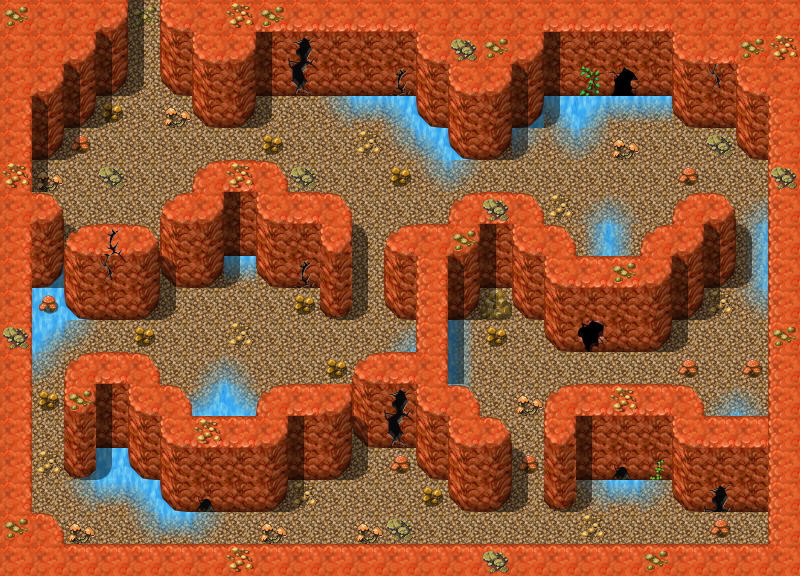

This is a level from a 2D game, rendered from its Tiled map with the project's own tilesets. A one-line summary and the map file follow, with tile-layer data summarised:
An orthogonal 25x18 tile map with 32x32 px tiles, 3 tile layers (Ground, Objects, Above), 3 hidden layers not drawn, 40 tilesets and 25 objects (22x spawn, 2x mapchange, replace).

<map version="1.0" orientation="orthogonal" width="25" height="18" tilewidth="32" tileheight="32">
 <tileset firstgid="1" name="map_bed_1" tilewidth="32" tileheight="32">
  <image source="../drawable/map_bed_1.png" width="512" height="256" />
 </tileset>
 <tileset firstgid="129" name="map_border_1" tilewidth="32" tileheight="32">
  <image source="../drawable/map_border_1.png" width="512" height="256" />
 </tileset>
 <tileset firstgid="257" name="map_bridge_1" tilewidth="32" tileheight="32">
  <image source="../drawable/map_bridge_1.png" width="512" height="256" />
 </tileset>
 <tileset firstgid="385" name="map_broken_1" tilewidth="32" tileheight="32">
  <image source="../drawable/map_broken_1.png" width="512" height="256" />
 </tileset>
 <tileset firstgid="513" name="map_cavewall_1" tilewidth="32" tileheight="32">
  <image source="../drawable/map_cavewall_1.png" width="576" height="192" />
 </tileset>
 <tileset firstgid="621" name="map_cavewall_2" tilewidth="32" tileheight="32">
  <image source="../drawable/map_cavewall_2.png" width="576" height="192" />
 </tileset>
 <tileset firstgid="729" name="map_cavewall_3" tilewidth="32" tileheight="32">
  <image source="../drawable/map_cavewall_3.png" width="576" height="192" />
 </tileset>
 <tileset firstgid="837" name="map_chair_table_1" tilewidth="32" tileheight="32">
  <image source="../drawable/map_chair_table_1.png" width="512" height="256" />
 </tileset>
 <tileset firstgid="965" name="map_crate_1" tilewidth="32" tileheight="32">
  <image source="../drawable/map_crate_1.png" width="512" height="256" />
 </tileset>
 <tileset firstgid="1093" name="map_cupboard_1" tilewidth="32" tileheight="32">
  <image source="../drawable/map_cupboard_1.png" width="512" height="256" />
 </tileset>
 <tileset firstgid="1221" name="map_curtain_1" tilewidth="32" tileheight="32">
  <image source="../drawable/map_curtain_1.png" width="512" height="256" />
 </tileset>
 <tileset firstgid="1349" name="map_entrance_1" tilewidth="32" tileheight="32">
  <image source="../drawable/map_entrance_1.png" width="512" height="256" />
 </tileset>
 <tileset firstgid="1477" name="map_fence_1" tilewidth="32" tileheight="32">
  <image source="../drawable/map_fence_1.png" width="512" height="256" />
 </tileset>
 <tileset firstgid="1605" name="map_fence_2" tilewidth="32" tileheight="32">
  <image source="../drawable/map_fence_2.png" width="512" height="256" />
 </tileset>
 <tileset firstgid="1733" name="map_ground_1" tilewidth="32" tileheight="32">
  <image source="../drawable/map_ground_1.png" width="512" height="256" />
 </tileset>
 <tileset firstgid="1861" name="map_ground_2" tilewidth="32" tileheight="32">
  <image source="../drawable/map_ground_2.png" width="512" height="256" />
 </tileset>
 <tileset firstgid="1989" name="map_ground_3" tilewidth="32" tileheight="32">
  <image source="../drawable/map_ground_3.png" width="512" height="256" />
 </tileset>
 <tileset firstgid="2117" name="map_ground_4" tilewidth="32" tileheight="32">
  <image source="../drawable/map_ground_4.png" width="512" height="256" />
 </tileset>
 <tileset firstgid="2245" name="map_ground_5" tilewidth="32" tileheight="32">
  <image source="../drawable/map_ground_5.png" width="512" height="256" />
 </tileset>
 <tileset firstgid="2373" name="map_ground_6" tilewidth="32" tileheight="32">
  <image source="../drawable/map_ground_6.png" width="512" height="256" />
 </tileset>
 <tileset firstgid="2501" name="map_ground_7" tilewidth="32" tileheight="32">
  <image source="../drawable/map_ground_7.png" width="512" height="256" />
 </tileset>
 <tileset firstgid="2629" name="map_ground_8" tilewidth="32" tileheight="32">
  <image source="../drawable/map_ground_8.png" width="512" height="256" />
 </tileset>
 <tileset firstgid="2757" name="map_indoor_1" tilewidth="32" tileheight="32">
  <image source="../drawable/map_indoor_1.png" width="512" height="256" />
 </tileset>
 <tileset firstgid="2885" name="map_kitchen_1" tilewidth="32" tileheight="32">
  <image source="../drawable/map_kitchen_1.png" width="512" height="256" />
 </tileset>
 <tileset firstgid="3013" name="map_outdoor_1" tilewidth="32" tileheight="32">
  <image source="../drawable/map_outdoor_1.png" width="512" height="256" />
 </tileset>
 <tileset firstgid="3141" name="map_pillar_1" tilewidth="32" tileheight="32">
  <image source="../drawable/map_pillar_1.png" width="512" height="256" />
 </tileset>
 <tileset firstgid="3269" name="map_plant_1" tilewidth="32" tileheight="32">
  <image source="../drawable/map_plant_1.png" width="512" height="256" />
 </tileset>
 <tileset firstgid="3397" name="map_rock_1" tilewidth="32" tileheight="32">
  <image source="../drawable/map_rock_1.png" width="512" height="256" />
 </tileset>
 <tileset firstgid="3525" name="map_roof_1" tilewidth="32" tileheight="32">
  <image source="../drawable/map_roof_1.png" width="512" height="256" />
 </tileset>
 <tileset firstgid="3653" name="map_roof_2" tilewidth="32" tileheight="32">
  <image source="../drawable/map_roof_2.png" width="512" height="256" />
 </tileset>
 <tileset firstgid="3781" name="map_shop_1" tilewidth="32" tileheight="32">
  <image source="../drawable/map_shop_1.png" width="512" height="256" />
 </tileset>
 <tileset firstgid="3909" name="map_sign_ladder_1" tilewidth="32" tileheight="32">
  <image source="../drawable/map_sign_ladder_1.png" width="512" height="256" />
 </tileset>
 <tileset firstgid="4037" name="map_table_1" tilewidth="32" tileheight="32">
  <image source="../drawable/map_table_1.png" width="512" height="256" />
 </tileset>
 <tileset firstgid="4165" name="map_trail_1" tilewidth="32" tileheight="32">
  <image source="../drawable/map_trail_1.png" width="512" height="256" />
 </tileset>
 <tileset firstgid="4293" name="map_tree_1" tilewidth="32" tileheight="32">
  <image source="../drawable/map_tree_1.png" width="512" height="256" />
 </tileset>
 <tileset firstgid="4421" name="map_wall_1" tilewidth="32" tileheight="32">
  <image source="../drawable/map_wall_1.png" width="512" height="256" />
 </tileset>
 <tileset firstgid="4549" name="map_wall_2" tilewidth="32" tileheight="32">
  <image source="../drawable/map_wall_2.png" width="480" height="256" />
 </tileset>
 <tileset firstgid="4669" name="map_wall_3" tilewidth="32" tileheight="32">
  <image source="../drawable/map_wall_3.png" width="480" height="256" />
 </tileset>
 <tileset firstgid="4789" name="map_window_1" tilewidth="32" tileheight="32">
  <image source="../drawable/map_window_1.png" width="512" height="256" />
 </tileset>
 <tileset firstgid="4917" name="map_window_2" tilewidth="32" tileheight="32">
  <image source="../drawable/map_window_2.png" width="512" height="256" />
 </tileset>
 <layer name="Ground" width="25" height="18">
  <data>[450 cells, 450 non-empty, 16 distinct tile ids]</data>
 </layer>
 <layer name="Objects" width="25" height="18">
  <data>[450 cells, 192 non-empty, 29 distinct tile ids]</data>
 </layer>
 <layer name="Above" width="25" height="18">
  <data>[450 cells, 79 non-empty, 17 distinct tile ids]</data>
 </layer>
 <layer name="Above_after" width="25" height="18" visible="0">
  <data>[450 cells, 1 non-empty, 1 distinct tile ids]</data>
 </layer>
 <layer name="Walkable" width="25" height="18" visible="0">
  <data>[450 cells, 285 non-empty, 1 distinct tile ids]</data>
 </layer>
 <layer name="Walkable_after" width="25" height="18" visible="0">
  <data>[450 cells, 1 non-empty, 1 distinct tile ids]</data>
 </layer>
 <objectgroup name="Mapevents" width="25" height="18">
  <!-- 2 objects omitted --></objectgroup>
 <objectgroup name="Spawn" width="25" height="18">
  <!-- 22 objects omitted --></objectgroup>
 <objectgroup name="Keys" width="25" height="18" visible="0" />
 <objectgroup name="Replace" width="25" height="18" visible="0">
  <!-- 1 objects omitted --></objectgroup>
</map>
<!-- 25 of 25 objects omitted -->
